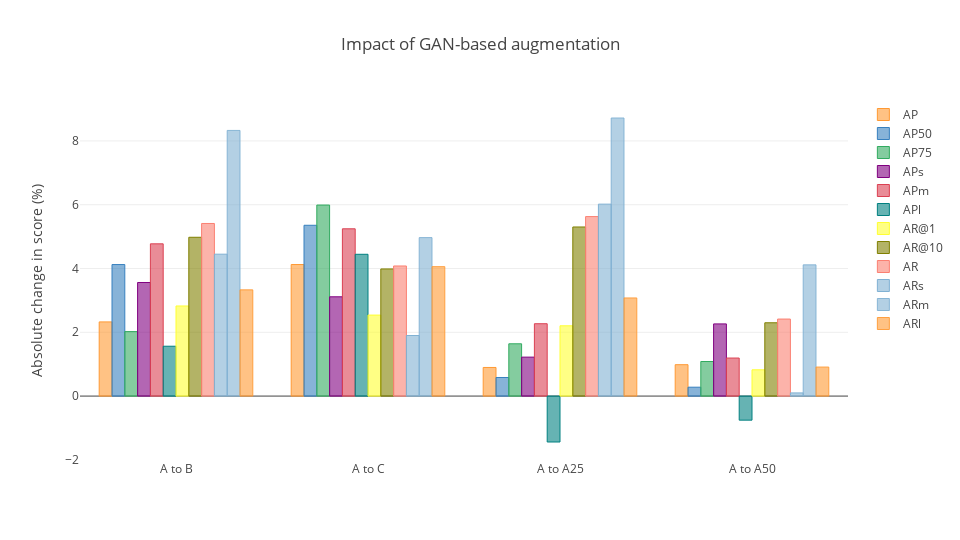

Notebook code cell kept with this figure:
### Code cell
layout = {
    "title": "Impact of GAN-based augmentation",
    "yaxis": {
        "title": "Absolute change in score (%)"
    },
    "width": 960,
    "height": 540
}
fig = df_combined.iplot(kind = "bar", y = ["AP", "AP50", "AP75", "APs", "APm", "APl", "AR@1", "AR@10", "AR", "ARs", "ARm", "ARl"], layout = layout, asFigure = True)
py.offline.iplot(fig, show_link = False, config = config)

### Figure 1 — Plotly figure (JSON) as saved in the notebook; plotly's stock layout.template omitted (floating-point values rounded to 4 significant figures)
{"data": [{"marker": {"color": "rgba(255, 153, 51, 0.6)", "line": {"color": "rgba(255, 153, 51, 1.0)", "width": 1}}, "name": "AP", "orientation": "v", "text": "", "type": "bar", "uid": "d81853ec-d789-477a-a60c-b805d182f9ad", "x": ["A to B", "A to C", "A to A25", "A to A50"], "y": [2.326, 4.124, 0.8975, 0.9842]}, {"marker": {"color": "rgba(55, 128, 191, 0.6)", "line": {"color": "rgba(55, 128, 191, 1.0)", "width": 1}}, "name": "AP50", "orientation": "v", "text": "", "type": "bar", "uid": "f027979b-6fa6-4609-968a-bc39ee9024f4", "x": ["A to B", "A to C", "A to A25", "A to A50"], "y": [4.124, 5.355, 0.5831, 0.2787]}, {"marker": {"color": "rgba(50, 171, 96, 0.6)", "line": {"color": "rgba(50, 171, 96, 1.0)", "width": 1}}, "name": "AP75", "orientation": "v", "text": "", "type": "bar", "uid": "84348e93-fc49-41f9-834e-1d115b60a8c9", "x": ["A to B", "A to C", "A to A25", "A to A50"], "y": [2.022, 5.989, 1.64, 1.084]}, {"marker": {"color": "rgba(128, 0, 128, 0.6)", "line": {"color": "rgba(128, 0, 128, 1.0)", "width": 1}}, "name": "APs", "orientation": "v", "text": "", "type": "bar", "uid": "9f45b737-7984-4a65-aa3f-8403c5870b24", "x": ["A to B", "A to C", "A to A25", "A to A50"], "y": [3.561, 3.113, 1.221, 2.263]}, {"marker": {"color": "rgba(219, 64, 82, 0.6)", "line": {"color": "rgba(219, 64, 82, 1.0)", "width": 1}}, "name": "APm", "orientation": "v", "text": "", "type": "bar", "uid": "72dc1438-cb31-42d3-b6bc-b1eee9840e53", "x": ["A to B", "A to C", "A to A25", "A to A50"], "y": [4.773, 5.245, 2.268, 1.193]}, {"marker": {"color": "rgba(0, 128, 128, 0.6)", "line": {"color": "rgba(0, 128, 128, 1.0)", "width": 1}}, "name": "APl", "orientation": "v", "text": "", "type": "bar", "uid": "2e0bdfaa-3f31-445e-a504-e481d9814493", "x": ["A to B", "A to C", "A to A25", "A to A50"], "y": [1.563, 4.445, -1.439, -0.7546]}, {"marker": {"color": "rgba(255, 255, 51, 0.6)", "line": {"color": "rgba(255, 255, 51, 1.0)", "width": 1}}, "name": "AR@1", "orientation": "v", "text": "", "type": "bar", "uid": "c7ff9972-84b4-4e47-80b9-a5bd6ca384f9", "x": ["A to B", "A to C", "A to A25", "A to A50"], "y": [2.825, 2.54, 2.204, 0.8241]}, {"marker": {"color": "rgba(128, 128, 0, 0.6)", "line": {"color": "rgba(128, 128, 0, 1.0)", "width": 1}}, "name": "AR@10", "orientation": "v", "text": "", "type": "bar", "uid": "bb35f6bd-9acf-400c-be03-cc2a5228ef1d", "x": ["A to B", "A to C", "A to A25", "A to A50"], "y": [4.979, 3.986, 5.302, 2.298]}, {"marker": {"color": "rgba(251, 128, 114, 0.6)", "line": {"color": "rgba(251, 128, 114, 1.0)", "width": 1}}, "name": "AR", "orientation": "v", "text": "", "type": "bar", "uid": "8551ba87-db5e-4190-881e-b6ba90f92b8a", "x": ["A to B", "A to C", "A to A25", "A to A50"], "y": [5.412, 4.079, 5.627, 2.415]}, {"marker": {"color": "rgba(128, 177, 211, 0.6)", "line": {"color": "rgba(128, 177, 211, 1.0)", "width": 1}}, "name": "ARs", "orientation": "v", "text": "", "type": "bar", "uid": "79ecb87b-ba9f-43b6-803d-b92f8c32d86b", "x": ["A to B", "A to C", "A to A25", "A to A50"], "y": [4.449, 1.899, 6.018, 0.09963]}, {"marker": {"color": "rgba(128, 177, 211, 0.6)", "line": {"color": "rgba(128, 177, 211, 0.8999999999999999)", "width": 1}}, "name": "ARm", "orientation": "v", "text": "", "type": "bar", "uid": "162816b6-0be0-4662-a800-8a3bf333d486", "x": ["A to B", "A to C", "A to A25", "A to A50"], "y": [8.328, 4.968, 8.718, 4.114]}, {"marker": {"color": "rgba(255, 153, 51, 0.6)", "line": {"color": "rgba(255, 153, 51, 0.8999999999999999)", "width": 1}}, "name": "ARl", "orientation": "v", "text": "", "type": "bar", "uid": "0da26c86-9801-41db-a5e3-ce0f6c511400", "x": ["A to B", "A to C", "A to A25", "A to A50"], "y": [3.33, 4.058, 3.077, 0.91]}], "layout": {"height": 540, "title": {"text": "Impact of GAN-based augmentation"}, "width": 960, "yaxis": {"title": {"text": "Absolute change in score (%)"}}}}
